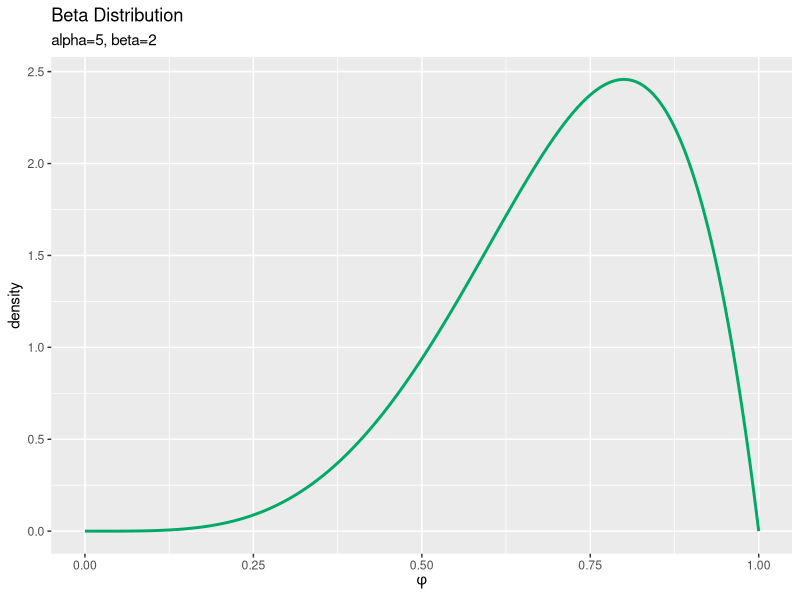
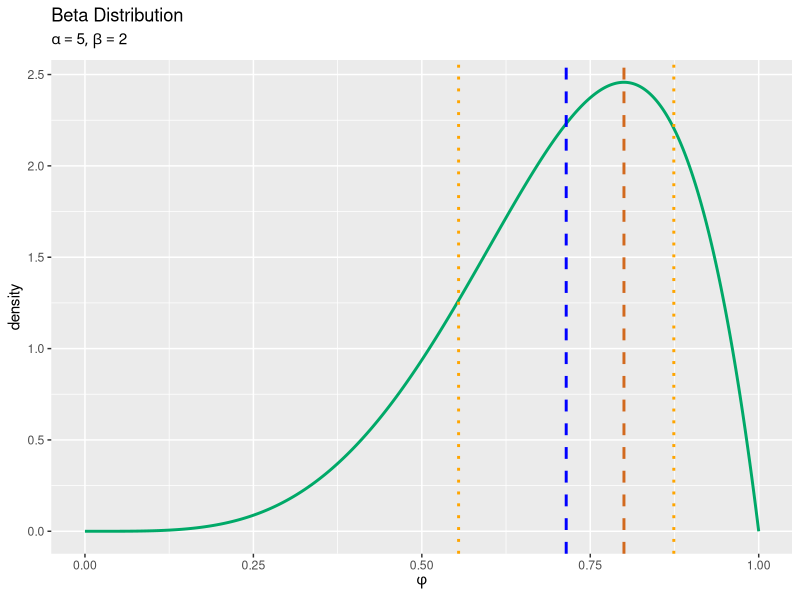
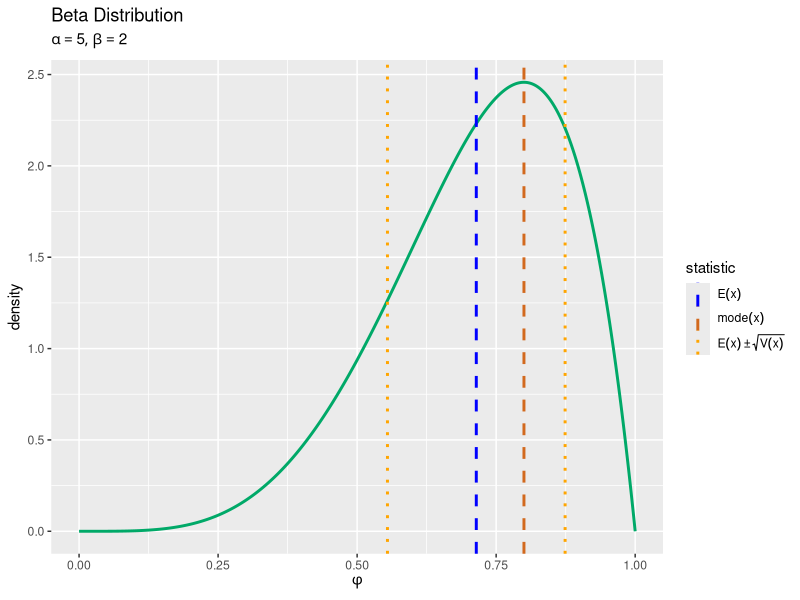
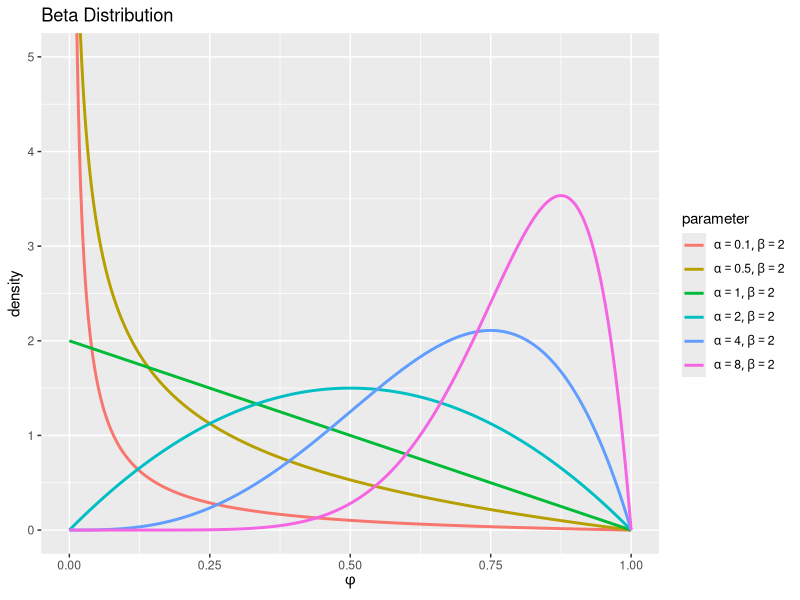
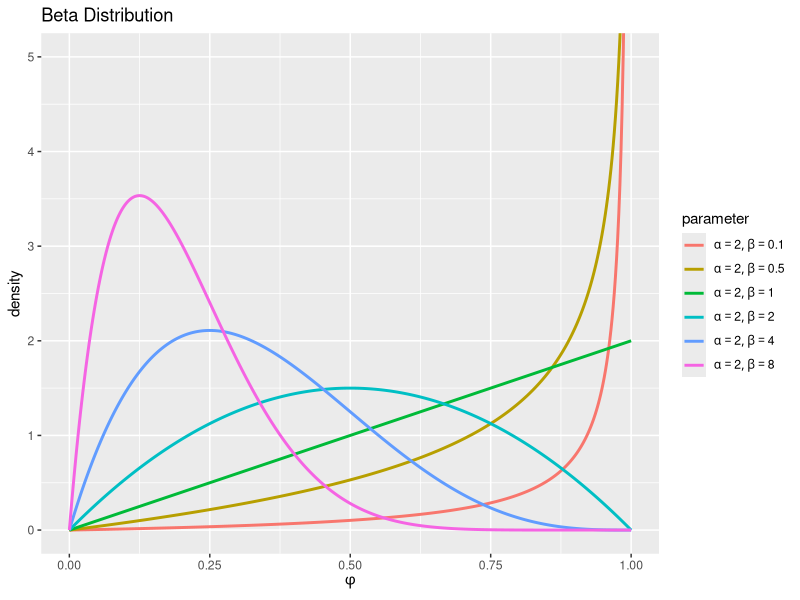
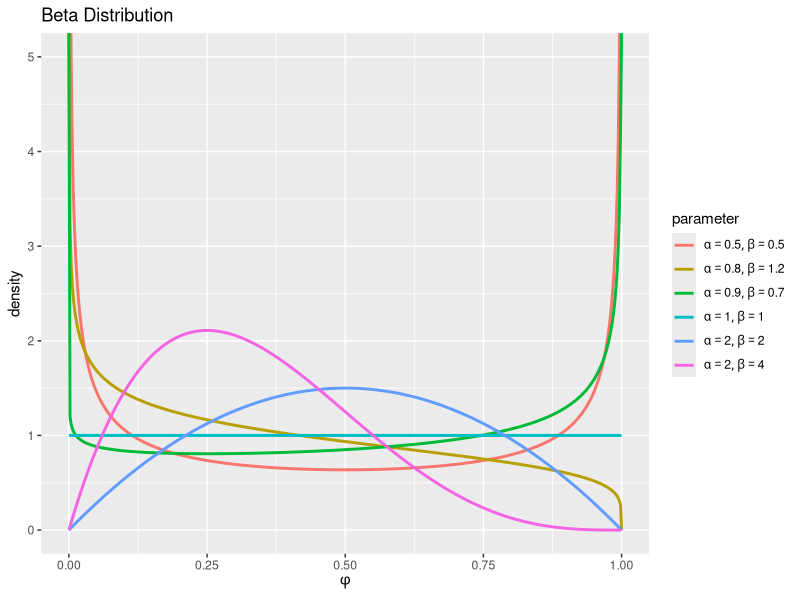
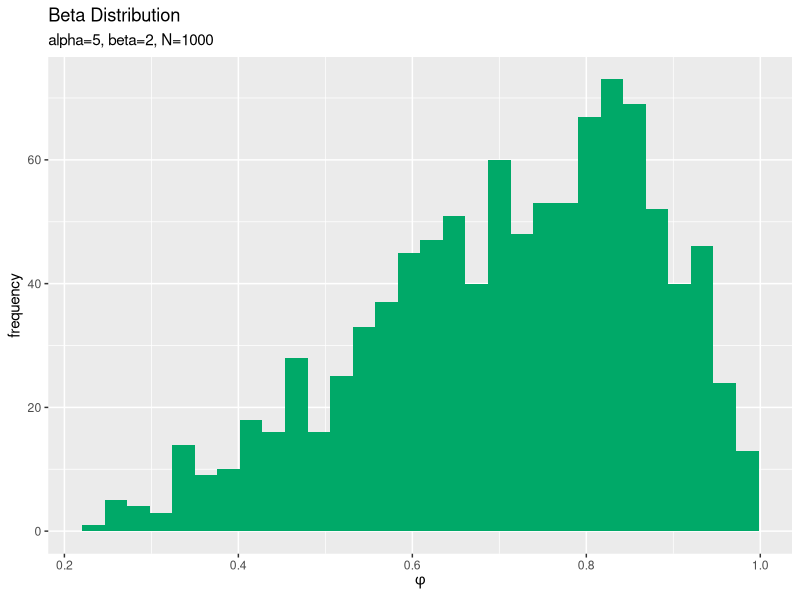
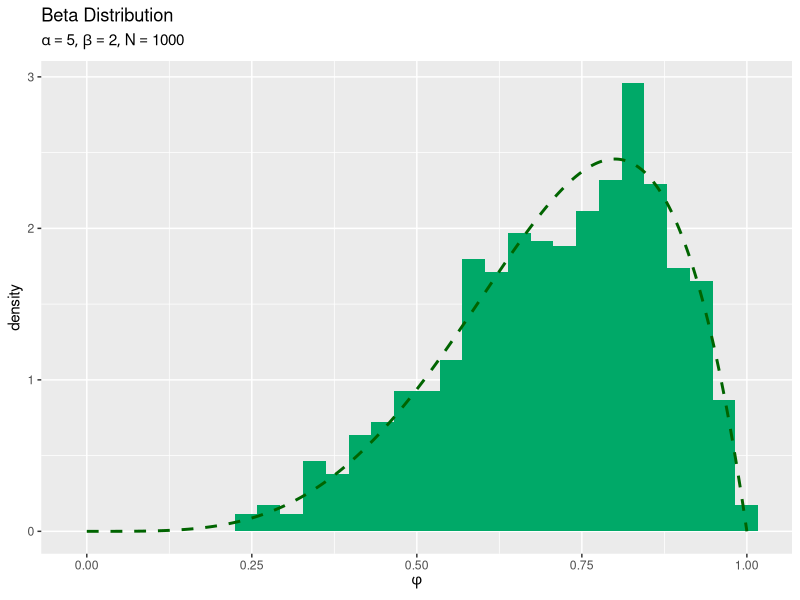

The R script that drew these images, in order:
## ---- chunk 1
knitr::opts_chunk$set(
  echo = TRUE, 
  message = FALSE, error = FALSE, warning = FALSE, # メッセージを非表示
  fig.align = "center", # 画像を中央揃え
  fig.width = 6, fig.height = 4.5, # 画像のサイズ
  dev = "cairo_pdf", dev.args = list(family = "ipaexg"), # {ggplot2}に日本語を組み込む場合の対処
  class.source = "numberLines lineAnchors", # ソースを番号付けする
  class.output = "numberLines lineAnchors chunkout" # 出力を番号付けする
)
## ---- chunk 2
# パラメータを指定
alpha <- 5
beta  <- 2

# 確率変数の値を指定
phi <- 0.6
## ---- chunk 3
# 定義式により確率密度を計算
C    <- gamma(alpha + beta) / gamma(alpha) / gamma(beta)
dens <- C * phi^(alpha - 1) * (1 - phi)^(beta - 1)
dens
## ---- chunk 4
# 対数をとった定義式により確率密度を計算
log_C    <- lgamma(alpha + beta) - lgamma(alpha) - lgamma(beta)
log_dens <- log_C + (alpha - 1) * log(phi) + (beta - 1) * log(1 - phi)
dens     <- exp(log_dens)
dens; log_dens
## ---- chunk 5
# ベータ分布の関数により確率密度を計算
dens <- dbeta(x = phi, shape1 = alpha, shape2 = beta)
dens
## ---- chunk 6
# ベータ分布の対数をとった関数により確率密度を計算
log_dens <- dbeta(x = phi, shape1 = alpha, shape2 = beta, log = TRUE)
dens     <- exp(log_dens)
dens; log_dens
## ---- chunk 7
# ベクトルに変換
alpha_v <- c(alpha, beta)
phi_v   <- c(phi, 1 - phi)
alpha_v; phi_v
## ---- chunk 8
# ディリクレ分布の関数により確率密度を計算
dens <- MCMCpack::ddirichlet(x = phi_v, alpha = alpha_v)
dens
## ---- chunk 9
# 期待値を計算
E_phi <- alpha / (alpha + beta)
E_phi
## ---- chunk 10
# 分散を計算
V_phi <- alpha * beta / (alpha + beta)^2 / (alpha + beta + 1)
V_phi
## ---- chunk 11
# 最頻値を計算
mode_phi <- (alpha - 1) / (alpha + beta - 2)
mode_phi
## ---- chunk 12
# 歪度を計算
numer <- 2 * (beta - alpha) * sqrt(alpha + beta + 1)
denom <- (alpha + beta + 2) * sqrt(alpha * beta)
skewness <- numer / denom
skewness
## ---- chunk 13
# 尖度を計算
numer <- (6 * (alpha - beta)^2 * (alpha + beta + 1) - alpha * beta * (alpha + beta + 2))
denom <- alpha * beta * (alpha + beta + 2) * (alpha + beta + 3)
kurtosis <- numer / denom
kurtosis
## ---- chunk 14
### 資料作成用

# チェック用
library(magrittr)
library(ggplot2)
## ---- chunk 15
# パラメータを指定
alpha <- 5
beta  <- 2
## ---- chunk 16
# phiがとり得る値を作成
phi_vals <- seq(from = 0, to = 1, length.out = 501)
## ---- chunk 17
# ベータ分布を計算
dens_df <- tidyr::tibble(
  phi = phi_vals, # 確率変数
  density = dbeta(x = phi_vals, shape1 = alpha, shape2 = beta) # 確率密度
)
dens_df
## ---- chunk 18
# ベータ分布を作図
ggplot(data = dens_df, mapping = aes(x = phi, y = density)) + # データ
  geom_line(color = "#00A968", size = 1) + # 折れ線グラフ
  labs(title = "Beta Distribution", 
       subtitle = paste0("alpha=", alpha, ", beta=", beta), # (文字列表記用)
       #subtitle = parse(text = paste0("list(alpha==", alpha, ", beta==", beta, ")")), # (数式表記用)
       x = expression(phi), y = "density") # ラベル
## ---- chunk 19
# 補助線用の統計量を計算
E_phi <- alpha / (alpha + beta)
s_phi <- sqrt(alpha * beta / (alpha + beta)^2 / (alpha + beta + 1))
mode_phi <- (alpha - 1) / (alpha + beta - 2)

# 統計量を重ねたベータ分布のグラフを作成:線のみ
ggplot(data = dens_df, mapping = aes(x = phi, y = density)) + # データ
  geom_line(color = "#00A968", size = 1) + # 折れ線グラフ
  geom_vline(xintercept = E_phi, color = "blue", size = 1, linetype = "dashed") + # 期待値
  geom_vline(xintercept = E_phi-s_phi, color = "orange", size = 1, linetype = "dotted") + # 期待値 - 標準偏差
  geom_vline(xintercept = E_phi+s_phi, color = "orange", size = 1, linetype = "dotted") + # 期待値 + 標準偏差
  geom_vline(xintercept = mode_phi, color = "chocolate", size = 1, linetype = "dashed") + # 最頻値
  labs(title = "Beta Distribution", 
       subtitle = parse(text = paste0("list(alpha==", alpha, ", beta==", beta, ")")), 
       x = expression(phi), y = "density") # ラベル
## ---- chunk 20
# 統計量を格納
stat_df <- tibble::tibble(
  statistic = c(E_phi, E_phi-s_phi, E_phi+s_phi, mode_phi), # 統計量
  type = c("mean", "sd", "sd", "mode") # 色分け用ラベル
)
stat_df
## ---- chunk 21
# 凡例用の設定を作成:(数式表示用)
color_vec <- c(mean = "blue", sd = "orange", mode = "chocolate")
linetype_vec <- c(mean = "dashed", sd = "dotted", mode = "dashed")
label_vec <- c(mean = expression(E(x)), sd = expression(E(x) %+-% sqrt(V(x))), mode = expression(mode(x)))
color_vec; linetype_vec; label_vec
## ---- chunk 22
# 統計量を重ねたベータ分布のグラフを作成:凡例付き
ggplot(data = dens_df, mapping = aes(x = phi, y = density)) + # データ
  geom_line(color = "#00A968", size = 1) + # 分布
  geom_vline(data = stat_df, mapping = aes(xintercept = statistic, color = type, linetype = type), 
             size = 1) + # 統計量
  scale_color_manual(values = color_vec, labels = label_vec, name = "statistic") + # 線の色:(色指定と数式表示用)
  scale_linetype_manual(values = linetype_vec, labels = label_vec, name = "statistic") + # 線の種類:(線指定と数式表示用)
  theme(legend.text.align = 0) + # 図の体裁:凡例
  labs(title = "Beta Distribution", 
       subtitle = parse(text = paste0("list(alpha==", alpha, ", beta==", beta, ")")), 
       x = expression(phi), y = "density") # ラベル
## ---- chunk 23
# パラメータとして利用する値を指定
alpha_vals <- c(0.1, 0.5, 1, 2, 4, 8)

# 固定するパラメータを指定
beta <- 2

# phiがとり得る値を作成
phi_vals <- seq(from = 0, to = 1, length.out = 501)

# パラメータごとにベータ分布を計算
res_dens_df <- tidyr::expand_grid(
  phi = phi_vals, 
  alpha = alpha_vals
) |> # 全ての組み合わせを作成
  dplyr::arrange(alpha, phi) |> # パラメータごとに並べ替え
  dplyr::mutate(
    dens = dbeta(x = phi, shape1 = alpha, shape2 = beta), 
    parameter = paste0("alpha=", alpha, ", beta=", beta) |> 
      factor(levels = paste0("alpha=", sort(alpha_vals), ", beta=", beta)) # 色分け用ラベル
  ) # 確率密度を計算
res_dens_df
## ---- chunk 24
# 凡例用のラベルを作成:(数式表示用)
label_vec <- res_dens_df[["parameter"]] |> 
  unique() |> # 重複を除去
  stringr::str_replace_all(pattern = "=", replacement = "==") %>% # 等号表示用の記法に変換
  paste0("list(", ., ")") |> # カンマ表示用の記法に変換
  parse(text = _) # expression関数化
names(label_vec) <- unique(res_dens_df[["parameter"]]) # ggplotに指定する文字列に対応する名前付きベクトルに変換
label_vec[1]
## ---- chunk 25
# パラメータごとにベータ分布を作図
ggplot(data = res_dens_df, mapping = aes(x = phi, y = dens, color = parameter)) + # データ
  geom_line(size = 1, show.legend = TRUE) + # 折れ線グラフ
  scale_color_hue(labels = label_vec) + # 線の色:(数式表示用)
  theme(legend.text.align = 0) + # 図の体裁:凡例
  coord_cartesian(ylim = c(0, 5)) + # 軸の表示範囲
  labs(title = "Beta Distribution", 
       x = expression(phi), y = "density") # ラベル
## ---- chunk 26
# 固定するパラメータを指定
alpha <- 2

# パラメータとして利用する値を指定
beta_vals <- c(0.1, 0.5, 1, 2, 4, 8)

# パラメータごとにベータ分布を計算
res_dens_df <- tidyr::expand_grid(
  phi = phi_vals, 
  beta = beta_vals
) |> # 全ての組み合わせを作成
  dplyr::arrange(beta, phi) |> # パラメータごとに並べ替え
  dplyr::mutate(
    dens = dbeta(x = phi, shape1 = alpha, shape2 = beta), 
    parameter = paste0("alpha=", alpha, ", beta=", beta) |> 
      factor(levels = paste0("alpha=", alpha, ", beta=", sort(beta_vals))) # 色分け用ラベル
  ) # 確率密度を計算
res_dens_df
## ---- chunk 27
### 資料作成用:(再掲)

# 凡例用のラベルを作成:(数式表示用)
label_vec <- res_dens_df[["parameter"]] |> 
  unique() |> # 重複を除去
  stringr::str_replace_all(pattern = "=", replacement = "==") %>% # 等号表示用の記法に変換
  paste0("list(", ., ")") |> # カンマ表示用の記法に変換
  parse(text = _) # expression関数化
names(label_vec) <- unique(res_dens_df[["parameter"]]) # ggplotに指定する文字列に対応する名前付きベクトルに変換

# パラメータごとにベータ分布を作図
ggplot(data = res_dens_df, mapping = aes(x = phi, y = dens, color = parameter)) + # データ
  geom_line(size = 1, show.legend = TRUE) + # 折れ線グラフ
  scale_color_hue(labels = label_vec) + # 線の色:(数式表示用)
  theme(legend.text.align = 0) + # 図の体裁:凡例
  coord_cartesian(ylim = c(0, 5)) + # 軸の表示範囲
  labs(title = "Beta Distribution", 
       x = expression(phi), y = "density") # ラベル
## ---- chunk 28
# パラメータとして利用する値を指定
alpha_vals <- c(1, 0.5, 2, 2, 0.9, 0.8)
beta_vals  <- c(1, 0.5, 2, 4, 0.7, 1.2)

# パラメータごとにベータ分布を計算
res_dens_df <- tidyr::expand_grid(
  phi = phi_vals, 
  i = 1:length(alpha_vals) # パラメータ番号
) |> # 全ての組み合わせを作成
  dplyr::arrange(i, phi) |> # パラメータごとに並べ替え
  dplyr::mutate(
    alpha = alpha_vals[i], 
    beta = beta_vals[i]
  ) |> # パラメータ列を追加
  dplyr::mutate(
    dens = dbeta(x = phi, shape1 = alpha, shape2 = beta), 
    parameter = paste0("alpha=", alpha, ", beta=", beta) |> 
      factor() # 色分け用ラベル
  ) # 確率密度を計算
res_dens_df
## ---- chunk 29
### 資料作成用:(再掲)

# 凡例用のラベルを作成:(数式表示用)
label_vec <- res_dens_df[["parameter"]] |> 
  unique() |> # 重複を除去
  stringr::str_replace_all(pattern = "=", replacement = "==") %>% # 等号表示用の記法に変換
  paste0("list(", ., ")") |> # カンマ表示用の記法に変換
  parse(text = _) # expression関数化
names(label_vec) <- unique(res_dens_df[["parameter"]]) # ggplotに指定する文字列に対応する名前付きベクトルに変換

# パラメータごとにベータ分布を作図
ggplot(data = res_dens_df, mapping = aes(x = phi, y = dens, color = parameter)) + # データ
  geom_line(size = 1, show.legend = TRUE) + # 折れ線グラフ
  scale_color_hue(labels = label_vec) + # 線の色:(数式表示用)
  theme(legend.text.align = 0) + # 図の体裁:凡例
  coord_cartesian(ylim = c(0, 5)) + # 軸の表示範囲
  labs(title = "Beta Distribution", 
       x = expression(phi), y = "density") # ラベル
## ---- chunk 30
# パラメータとして利用する値を指定
alpha_vals <- seq(from = 0.1, to = 15, by = 0.1)
#length(alpha_vals) # フレーム数

# 固定するパラメータを指定
beta <- 2

# phiがとり得る値を作成
phi_vals <- seq(from = 0, to = 1, length.out = 501)

# パラメータごとにベータ分布を計算
anime_dens_df <- tidyr::expand_grid(
  phi = phi_vals, 
  alpha = alpha_vals
) |> # 全ての組み合わせを作成
  dplyr::arrange(alpha, phi) |> # パラメータごとに並べ替え
  dplyr::mutate(
    dens = dbeta(x = phi, shape1 = alpha, shape2 = beta), 
    parameter = paste0("alpha=", alpha, ", beta=", beta) |> 
      factor(levels = paste0("alpha=", sort(alpha_vals), ", beta=", beta)) # フレーム切替用ラベル
  ) # 確率密度を計算
anime_dens_df
## ---- chunk 31
# 固定するパラメータを指定
alpha <- 2

# パラメータとして利用する値を指定
beta_vals <- seq(from = 0.1, to = 15, by = 0.1)
#length(beta_vals) # フレーム数

# パラメータごとにベータ分布を計算
anime_dens_df <- tidyr::expand_grid(
  phi = phi_vals, 
  beta = beta_vals
) |> # 全ての組み合わせを作成
  dplyr::arrange(beta, phi) |> # パラメータごとに並べ替え
  dplyr::mutate(
    dens = dbeta(x = phi, shape1 = alpha, shape2 = beta), 
    parameter = paste0("alpha=", alpha, ", beta=", beta) |> 
      factor(levels = paste0("alpha=", alpha, ", beta=", sort(beta_vals))) # フレーム切替用ラベル
  ) # 確率密度を計算
anime_dens_df
## ---- chunk 32
# ベータ分布のアニメーションを作図
anime_dens_graph <- ggplot(data = anime_dens_df, mapping = aes(x = phi, y = dens)) + # データ
  geom_line(color = "#00A968", size = 1) + # 折れ線グラフ
  gganimate::transition_manual(parameter) + # フレーム
  coord_cartesian(ylim = c(0, 5)) + # 軸の表示範囲
  labs(title = "Beta Distribution", 
       subtitle = "{current_frame}", 
       x = expression(phi), y = "density") # ラベル
## ---- chunk 33
# 比較する値を指定
alpha_vals <- c(0.1, 0.25, 0.5, 1, 1.5, 2, 5, 10, 15)

# 変化する値を指定
beta_vals <- seq(from = 0.5, to = 10, by = 0.5)
#length(beta_vals) # フレーム数

# phiがとり得る値を作成
phi_vals <- seq(from = 0, to = 1, length.out = 501)

# パラメータごとにベータ分布を計算
anime_dens_df <- tidyr::expand_grid(
  phi = phi_vals, 
  alpha = alpha_vals, 
  beta = beta_vals
) |> # 全ての組み合わせを作成
  dplyr::arrange(alpha, beta, phi) |> # パラメータごとに並べ替え
  dplyr::mutate(
    dens = dbeta(x = phi, shape1 = alpha, shape2 = beta)
  ) # 確率密度を計算
anime_dens_df
## ---- chunk 34
# 変化する値を指定
alpha_vals <- seq(from = 0.5, to = 10, by = 0.5)
#length(alpha_vals) # フレーム数

# 比較する値を指定
beta_vals <- c(0.1, 0.25, 0.5, 1, 1.5, 2, 5, 10, 15)

# パラメータごとにベータ分布を計算
anime_dens_df <- tidyr::expand_grid(
  phi = phi_vals, 
  alpha = alpha_vals, 
  beta = beta_vals
) |> # 全ての組み合わせを作成
  dplyr::arrange(beta, alpha, phi) |> # パラメータごとに並べ替え
  dplyr::mutate(
    dens = dbeta(x = phi, shape1 = alpha, shape2 = beta)
  ) # 確率密度を計算
anime_dens_df
## ---- chunk 35
# パラメータとして利用する値を作成
alpha_vals <- seq(from = 0.1, to = 15, by = 0.1)

# 固定するパラメータを指定
beta <- 5

# 歪度を計算
denom_vec    <- 2 * (beta - alpha_vals) * sqrt(alpha_vals + beta + 1)
numer_vec    <- (alpha_vals + beta + 2) * sqrt(alpha_vals * beta)
skewness_vec <- denom_vec / numer_vec

# 尖度を計算
denom_vec    <- 6 * ((alpha_vals - beta)^2 * (alpha_vals + beta + 1) - alpha_vals * beta * (alpha_vals + beta + 2))
numer_vec    <- alpha_vals * beta * (alpha_vals + beta + 2) * (alpha_vals + beta + 3)
kurtosis_vec <- denom_vec / numer_vec

# ラベル用のテキストを作成
label_vec <- paste0(
  "alpha=", alpha_vals, ", beta=", beta, 
  ", skewness=", round(skewness_vec, 3), ", kurtosis=", round(kurtosis_vec, 3)
)
head(label_vec)
## ---- chunk 36
# phiがとり得る値を作成
phi_vals <- seq(from = 0, to = 1, length.out = 501)

# パラメータごとにベータ分布を計算
anime_dens_df <- tidyr::expand_grid(
  phi = phi_vals, 
  alpha = alpha_vals
) |> # 全ての組み合わせを作成
  dplyr::arrange(alpha, phi) |> # パラメータごとに並べ替え
  dplyr::mutate(
    dens = dbeta(x = phi, shape1 = alpha, shape2 = beta), 
    parameter = rep(label_vec, each = length(phi_vals)) |> 
      factor(levels = label_vec) # フレーム切替用ラベル
  ) # 確率密度を計算
anime_dens_df
## ---- chunk 37
# 統計量を格納
anime_stat_df <- tibble::tibble(
  mean = alpha_vals / (alpha_vals + beta), # 期待値
  sd = sqrt(alpha_vals * beta / (alpha_vals + beta)^2 / (alpha_vals + beta + 1)), # 標準偏差
  mode = (alpha_vals - 1) / (alpha_vals + beta - 2), # 最頻値
  parameter = factor(label_vec, levels = label_vec) # フレーム切替用ラベル
) |> # 統計量を計算
  dplyr::mutate(
    sd_m = mean - sd, 
    sd_p = mean + sd
  ) |> # 期待値±標準偏差を計算
  dplyr::select(!sd) |> # 不要な列を削除
  tidyr::pivot_longer(
    cols = !parameter, 
    names_to = "type", 
    values_to = "statistic"
  ) |> # 統計量の列をまとめる
  dplyr::mutate(
    type = stringr::str_replace(type, pattern = "sd_.", replacement = "sd")) # 期待値±標準偏差のカテゴリを統一
anime_stat_df
## ---- chunk 38
# 凡例用の設定を作成:(数式表示用)
color_vec <- c(mean = "blue", sd = "orange", mode = "chocolate")
linetype_vec <- c(mean = "dashed", sd = "dotted", mode = "dashed")
label_vec <- c(mean = expression(E(x)), sd = expression(E(x) %+-% sqrt(V(x))), mode = expression(mode(x)))
## ---- chunk 39
# 固定するパラメータを指定
alpha <- 5

# パラメータとして利用する値を作成
beta_vals <- seq(from = 0.1, to = 15, by = 0.1)

# 歪度を計算
denom_vec    <- 2 * (beta_vals - alpha) * sqrt(alpha + beta_vals + 1)
numer_vec    <- (alpha+ beta_vals  + 2) * sqrt(alpha * beta_vals)
skewness_vec <- denom_vec / numer_vec

# 尖度を計算
denom_vec    <- 6 * ((alpha - beta_vals)^2 * (alpha + beta_vals + 1) - alpha * beta_vals * (alpha + beta_vals + 2))
numer_vec    <- alpha * beta_vals * (alpha + beta_vals + 2) * (alpha + beta_vals + 3)
kurtosis_vec <- denom_vec / numer_vec

# ラベル用のテキストを作成
label_vec <- paste0(
  "alpha=", alpha, ", beta=", beta_vals, 
  ", skewness=", round(skewness_vec, 3), ", kurtosis=", round(kurtosis_vec, 3)
)
head(label_vec)
## ---- chunk 40
# パラメータごとにベータ分布を計算
anime_dens_df <- tidyr::expand_grid(
  phi = phi_vals, 
  beta = beta_vals
) |> # 全ての組み合わせを作成
  dplyr::arrange(beta, phi) |> # パラメータごとに並べ替え
  dplyr::mutate(
    dens = dbeta(x = phi, shape1 = alpha, shape2 = beta), 
    parameter = rep(label_vec, each = length(phi_vals)) |> 
      factor(levels = label_vec) # フレーム切替用ラベル
  ) # 確率密度を計算
anime_dens_df
## ---- chunk 41
# 統計量を格納
anime_stat_df <- tibble::tibble(
  mean = alpha / (alpha + beta_vals), # 期待値
  sd = sqrt(alpha * beta_vals / (alpha + beta_vals)^2 / (alpha + beta_vals + 1)), # 標準偏差
  mode = (alpha - 1) / (alpha + beta_vals - 2), # 最頻値
  parameter = factor(label_vec, levels = label_vec) # フレーム切替用ラベル
) |> # 統計量を計算
  dplyr::mutate(
    sd_m = mean - sd, 
    sd_p = mean + sd
  ) |> # 期待値±標準偏差を計算
  dplyr::select(!sd) |> # 不要な列を削除
  tidyr::pivot_longer(
    cols = !parameter, 
    names_to = "type", 
    values_to = "statistic"
  ) |> # 統計量の列をまとめる
  dplyr::mutate(
    type = stringr::str_replace(type, pattern = "sd_.", replacement = "sd")) # 期待値±標準偏差のカテゴリを統一
anime_stat_df
## ---- chunk 42
### 資料作成用:(再掲)

# 凡例用の設定を作成:(数式表示用)
color_vec <- c(mean = "blue", sd = "orange", mode = "chocolate")
linetype_vec <- c(mean = "dashed", sd = "dotted", mode = "dashed")
label_vec <- c(mean = expression(E(x)), sd = expression(E(x) %+-% sqrt(V(x))), mode = expression(mode(x)))

# 統計量を重ねた分布のアニメーションを作図
anime_prob_graph <- ggplot() + # データ
  geom_line(data = anime_dens_df, mapping = aes(x = phi, y = dens), 
            color = "#00A968", size = 1) + # 分布
  geom_vline(data = anime_stat_df, mapping = aes(xintercept = statistic, color = type, linetype = type), 
             size = 1) + # 統計量
  gganimate::transition_manual(parameter) + # フレーム
  scale_linetype_manual(values = linetype_vec, labels = label_vec, name = "statistic") + # 線の種類:(線指定と数式表示用)
  scale_color_manual(values = color_vec, labels = label_vec, name = "statistic") + # 線の色:(色指定と数式表示用)
  theme(legend.text.align = 0) + # 図の体裁:凡例
  coord_cartesian(xlim = c(0, 1), ylim = c(0, 5)) + # 軸の表示範囲
  labs(title = "Beta Distribution", 
       subtitle = "{current_frame}", 
       x = expression(phi), y = "density") # ラベル
## ---- chunk 43
### 資料作成用

# チェック用
library(magrittr)
library(ggplot2)
## ---- chunk 44
# パラメータを指定
alpha <- 5
beta  <- 2

# データ数(サンプルサイズ)を指定
N <- 1000
## ---- chunk 45
# ベータ分布に従う乱数を生成
phi_n <- rbeta(n = N, shape1 = alpha, shape2 = beta)
head(phi_n)
## ---- chunk 46
# サンプルを格納
data_df <- tidyr::tibble(phi = phi_n)

# サンプルのヒストグラムを作成：頻度
ggplot(data = data_df, mapping = aes(x = phi)) + # データ
  geom_histogram(fill = "#00A968", bins = 30) + # 度数
  labs(title = "Beta Distribution", 
       subtitle = paste0("alpha=", alpha, ", beta=", beta, ", N=", N), # (文字列表記用)
       #subtitle = parse(text = paste0("list(alpha==", alpha, ", beta==", beta, ", N==", N, ")")), # (数式表記用)
       x = expression(phi), y = "frequency") # ラベル
## ---- chunk 47
# phiのとり得る値を作成
phi_vals <- seq(from = 0, to = 1, length.out = 501)

# ベータ分布を計算
dens_df <- tidyr::tibble(
  phi = phi_vals, # x軸の値
  dens = dbeta(x = phi_vals, shape1 = alpha, shape2 = beta) # 確率密度
)

# サンプルのヒストグラムを作成：密度
ggplot() + 
  geom_histogram(data = data_df, mapping = aes(x = phi, y = ..density..), 
                 fill = "#00A968", bins = 30) + # 密度
  geom_line(data = dens_df, mapping = aes(x = phi, y = dens), 
            color = "darkgreen", size = 1,linetype = "dashed") + # 元の分布
  labs(title = "Beta Distribution", 
       subtitle = parse(text = paste0("list(alpha==", alpha, ", beta==", beta, ", N==", N, ")")), 
       x = expression(phi), y = "density") # ラベル
## ---- chunk 48
# パラメータを指定
alpha <- 5
beta  <- 2

# データ数(フレーム数)を指定
N <- 100

# ベータ分布に従う乱数を生成
phi_n <- rbeta(n = N, shape1 = alpha, shape2 = beta)
head(phi_n)
## ---- chunk 49
# サンプルを複製して格納
anime_freq_df <- tibble::tibble(
  phi = rep(phi_n, times = N), # サンプル
  n = rep(1:N, times = N), # データ番号
  frame = rep(1:N, each = N) # フレーム番号
) |> 
  dplyr::filter(n <= frame) |> # サンプリング回数以前のサンプルを抽出
  dplyr::mutate(
    parameter = paste0("alpha=", alpha, ", beta=", beta, ", N=", frame) |> 
      factor(levels = paste0("alpha=", alpha, ", beta=", beta, ", N=", 1:N))
  ) # フレーム切替用ラベルを追加
anime_freq_df
## ---- chunk 50
# サンプルを格納
anime_data_df <- tidyr::tibble(
  phi = phi_n, 
  parameter = paste0("alpha=", alpha, ", beta=", beta, ", N=", 1:N) |> 
    factor(levels = paste0("alpha=", alpha, ", beta=", beta, ", N=", 1:N)) # フレーム切替用ラベル
)
anime_data_df
## ---- chunk 51
### 資料作成用

# チェック用
library(ggplot2)
library(patchwork)
## ---- chunk 52
# パラメータを指定
alpha <- 5
beta  <- 2

# データ数(サンプルサイズ)を指定
N <- 10
## ---- chunk 53
# ベータ分布に従う乱数を生成
phi_n <- rbeta(n = N, shape1 = alpha, shape2 = beta) |> 
  sort()

# パラメータを格納
param_df <- tibble::tibble(
  phi = phi_n, 
  label = round(phi, 3) |> 
    factor() # 色分け用ラベル
)
param_df
## ---- chunk 54
# phiがとり得る値を作成
phi_vals <- seq(from = 0, to = 1, length.out = 501)

# ベータ分布を計算
beta_df <- tibble::tibble(
  phi = phi_vals, # 確率変数
  density = dbeta(x = phi_vals, shape1 = alpha, shape2 = beta) # 確率密度
)
beta_df
## ---- chunk 55
# ベータ分布の期待値を計算
E_phi <- alpha / (alpha + beta)
E_phi
## ---- chunk 56
# ベータ分布を作図
beta_graph <- ggplot() + 
  geom_line(data = beta_df, mapping = aes(x = phi, y = density), 
            color = "#00A968", size = 1) + # パラメータの生成分布
  geom_point(data = param_df, mapping = aes(x = phi, y = 0, color = label), 
             size = 6, alpha = 0.5, show.legend = FALSE) + # パラメータのサンプル
  geom_vline(mapping = aes(xintercept = E_phi), 
             color = "red", size = 1, linetype = "dashed") + # 
  labs(title = "Beta Distribution", 
       subtitle = parse(text = paste0("list(alpha==", alpha, ", beta==", beta, ")")), 
       x = expression(phi), y = "density")
beta_graph
## ---- chunk 57
# xがとり得る値を作成
x_vals <- 0:1

# パラメータのサンプルごとにベルヌーイ分布を計算
res_bern_df <- tidyr::expand_grid(
  x = x_vals, # 確率変数
  phi = phi_n # パラメータ
) |> # 全ての組み合わせを作成
  dplyr::arrange(phi, x) |> # パラメータごとに並べ替え
  dplyr::mutate(
    probability = dbinom(x = x, size = 1, prob = phi), # 確率
    label = round(phi, 3) |> 
      factor() # 色分け用ラベル
  ) # 確率を計算
res_bern_df
## ---- chunk 58
# パラメータの期待値により二項分布を計算
E_bern_df <- tibble::tibble(
  x = x_vals, 
  probability = dbinom(x = x, size = 1, prob = E_phi)
)
E_bern_df
## ---- chunk 59
# サンプルごとにベルヌーイ分布を作図
bern_graph <- ggplot() + 
  geom_bar(data = res_bern_df, mapping = aes(x = x, y = probability, fill = label), 
           stat = "identity", show.legend = FALSE) + # サンプルによる分布
  geom_bar(data = E_bern_df, mapping = aes(x = x, y = probability), 
           stat = "identity", fill = NA, color = "red", linetype = "dashed") + # 期待値による分布
  facet_wrap(. ~ phi, nrow = 2, labeller = label_bquote(phi==.(round(phi, 3)))) + # グラフを分割
  scale_x_continuous(breaks = x_vals, labels = x_vals) + # x軸目盛
  ylim(c(0, 1)) + # y軸の表示範囲
  labs(title = "Bernoulli Distribution", 
       subtitle = parse(text = paste0("E(phi)==", round(E_phi, 3))), 
       fill = expression(phi), 
       x = "x", y = "probability") # ラベル
bern_graph
## ---- chunk 60
# グラフを並べて描画
beta_graph / bern_graph
## ---- chunk 61
# 試行回数を指定
M <- 10

# xがとり得る値を作成
x_vals <- 0:M

# パラメータのサンプルごとに二項分布を計算
res_binom_df <- tidyr::expand_grid(
  x = x_vals, # 確率変数
  phi = phi_n # パラメータ
) |> # 全ての組み合わせを作成
  dplyr::arrange(phi, x) |> # パラメータごとに並べ替え
  dplyr::mutate(
    probability = dbinom(x = x, size = M, prob = phi), 
    label = round(phi, 3) |> 
      factor() # 色分け用ラベル
  ) # 確率を計算
res_binom_df
## ---- chunk 62
# パラメータの期待値により二項分布を計算
E_binom_df <- tibble::tibble(
  x = x_vals, 
  probability = dbinom(x = x, size = M, prob = E_phi)
)
E_binom_df
## ---- chunk 63
# サンプルごとに二項分布を作図
binom_graph <- ggplot() + 
  geom_point(data = E_binom_df, mapping = aes(x = x, y = probability), 
             color = "red", size = 3) + # 期待値による分布
  geom_line(data = E_binom_df, mapping = aes(x = x, y = probability), 
            color = "red", size = 1, linetype = "dashed") + # 期待値による分布
  geom_point(data = res_binom_df, mapping = aes(x = x, y = probability, color = label), 
             size = 3, alpha = 0.5) + # サンプルによる分布
  geom_line(data = res_binom_df, mapping = aes(x = x, y = probability, color = label), 
            size = 1, alpha = 0.5) + # サンプルによる分布
  scale_x_continuous(breaks = x_vals, labels = x_vals) + # x軸目盛
  theme(panel.grid.minor.x = element_blank()) + # 図の体裁
  guides(color = guide_legend(override.aes = list(alpha = 1))) + # 凡例の体裁
  labs(title = "Binomial Distribution", 
       subtitle = parse(text = paste0("list(E(phi)==", round(E_phi, 3), ", M==", M, ")")), 
       color = expression(phi), 
       x = "x", y = "probability") # タイトル
binom_graph
## ---- chunk 64
# グラフを並べて描画
beta_graph / binom_graph + 
  patchwork::plot_layout(guides = "collect")
